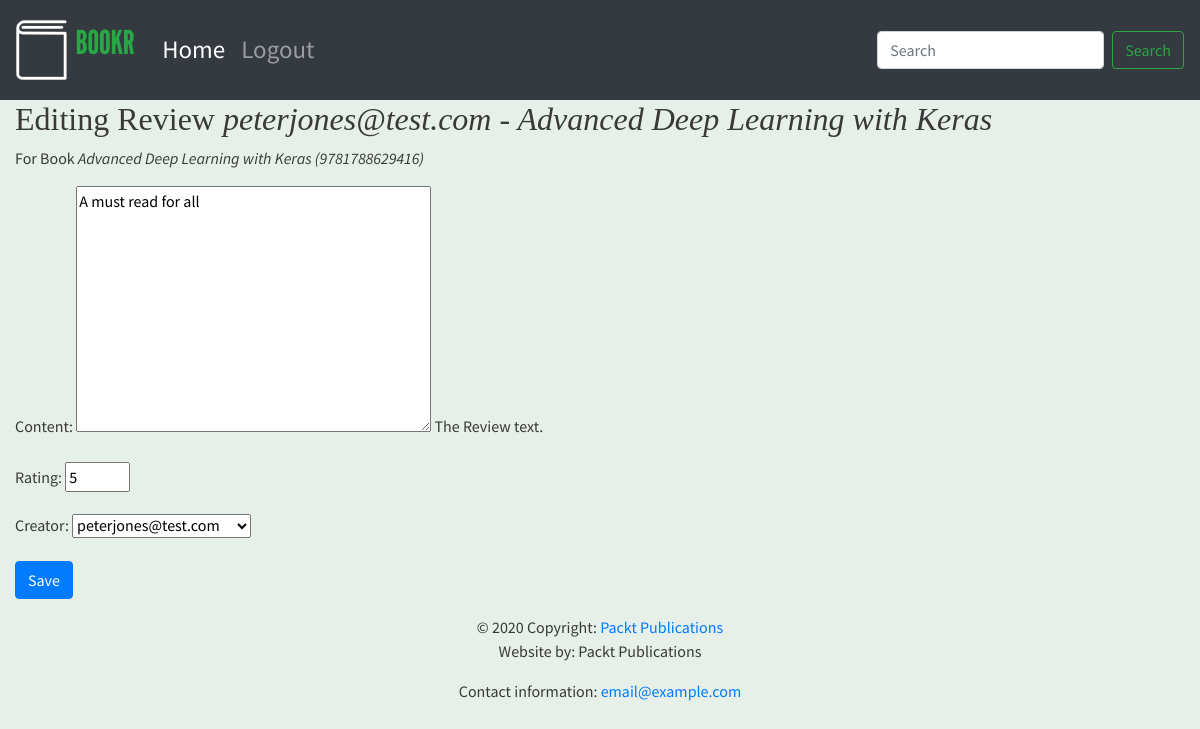
/books/1/reviews/1/ (signed in), run on the app's committed database.
### reviews/models.py (models this page shows, shortened)
class Review(models.Model):
    content = models.TextField(help_text="The Review text.")
    rating = models.IntegerField(help_text="The the reviewer has given.")
    date_created = models.DateTimeField(auto_now_add=True,
                                        help_text="The date and time the review was created.")
    date_edited = models.DateTimeField(null=True,
                                       help_text="The date and time the review was last edited.")
    creator = models.ForeignKey(auth.get_user_model(), on_delete=models.CASCADE)
    book = models.ForeignKey(Book, on_delete=models.CASCADE,
                             help_text="The Book that this review is for.")
    def __str__(self):
        return "{} - {}".format(self.creator.username, self.book.title)

class Book(models.Model):
    title = models.CharField(max_length=70,
                             help_text="The title of the book.")
    publication_date = models.DateField(
        verbose_name="Date the book was published.")
    isbn = models.CharField(max_length=20,
                            verbose_name="ISBN number of the book.")
    publisher = models.ForeignKey(Publisher,
                                  on_delete=models.CASCADE)
    contributors = models.ManyToManyField('Contributor',
                                          through="BookContributor")
    cover = models.ImageField(null=True,
                              blank=True,
                              upload_to="book_covers/")
    sample = models.FileField(null=True,
                              blank=True,
                              upload_to="book_samples/")
    def __str__(self):
        return "{} ({})".format(self.title, self.isbn)

### reviews/views.py (the view)
# urls.py: path('books/<int:book_pk>/reviews/<int:review_pk>/', views.review_edit, name='review_edit'),
@login_required  # 9.03.3
def review_edit(request, book_pk, review_pk=None):
    book = get_object_or_404(Book, pk=book_pk)
    if review_pk is not None:
        review = get_object_or_404(Review, book_id=book_pk, pk=review_pk)
        user = request.user
        if not user.is_staff and review.creator.id != user.id:
            raise PermissionDenied
    else:
        review = None
    if request.method == "POST":
        form = ReviewForm(request.POST, instance=review)
        if form.is_valid():
            updated_review = form.save(False)
            updated_review.book = book
            if review is None:
                messages.success(request, "Review for \"{}\" created.".format(book))
            else:
                updated_review.date_edited = timezone.now()
                messages.success(request, "Review for \"{}\" updated.".format(book))
            updated_review.save()
            return redirect("book_detail", book.pk)
    else:
        form = ReviewForm(instance=review)
    return render(request, "reviews/instance-form.html",
                  {"form": form,
                   "instance": review,
                   "model_type": "Review",
                   "related_instance": book,
                   "related_model_type": "Book"
                   })

### reviews/forms.py
class ReviewForm(forms.ModelForm):
    class Meta:
        model = Review
        exclude = ["date_edited", "book"]
    rating = forms.IntegerField(min_value=0, max_value=5)

### reviews/templates/reviews/instance-form.html (shortened to what this page needs)
{% extends 'reviews/base.html' %}
{% block content %}
<h2>
    {% if instance %}
        Editing {{ model_type }} <em>{{ instance }}</em>
    {% else %}
        New {{ model_type }}
    {% endif %}
</h2>
{% if related_instance and related_model_type %}
  <p>For {{ related_model_type }} <em>{{ related_instance }}</em></p>
{% endif %}
<form method="post" {% if is_file_upload %}enctype="multipart/form-data"{% endif %}>
    {{ form.as_p }}
    <button type="submit" class="btn btn-primary">
        {% if instance %}Save{% else %}Create{% endif %}
    </button>
</form>
{% endblock %}

### static/review/main.css (style rules this page uses)
body { font-family: 'Source Sans Pro', sans-serif; background-color: #e6efe8; color: #393939; }
h1, h2, h3, h4, h5, h6 { font-family: 'Libre Baskerville', serif; }

### data on the page
Review: creator+book "peterjones@test.com - Advanced Deep Learning with Keras", content "A must read for all", rating "5", creator "peterjones@test.com"
Book: title+isbn "Advanced Deep Learning with Keras (9781788629416)"

### other printed values
{{ model_type }} "Review"
{{ related_model_type }} "Book"
